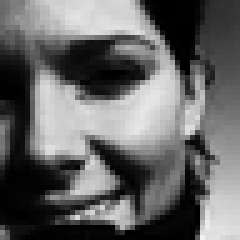
#> input picture test/happy/im1026.png, 48 x 48 px, found by its file name (shown 5 times larger); its folder holds 4 pictures in this run
$ jupyter execute --allow-errors uniform_LPQ.ipynb
#> lines starting #> are read from the running program, lines starting #| are printed output that depends on the picture
#> in draw_hists, img is the input picture: shape (48, 48); min 0, max 241, mean 101.6
[cell 1]
import os
import numpy as np
import skimage.io as io
import matplotlib.pyplot as plt
import cv2

[cell 2]
WINDOW_SIZE = 5
IMG_PATH_HAPPY = "./samples/happy"
IMG_PATH_SAD = "./samples/sad"

- We are extracting the frequencies in the coordinates (0, a)
 (a, 0)    (a, a)      (a, -a) -> in our case a is always the +ve neighbor frequecies of the origin -> a = 1

[cell 3]
def apply_LPQ(frame: np.ndarray, window_size: int) -> list:
    # 1- get the window slices
#> called with window_size = 5
    if(not (window_size % 2)):
        print("Error Window Size can't be Even")
        exit(1)

    a = window_size // 2    # radius of the window
    LPQ_hist = []
    # For all Pixels
    for row in range(a,frame.shape[0]-a):
        for col in range(a, frame.shape[1]-a):
            # 1- get the Window centered at the pixel
            window = frame[row-a:row+a+1, col-a:col+a+1]

            # 2- Find the STFT of this window
            img_fft = np.fft.fft2(window)
            img_fft = np.fft.fftshift(img_fft)

            # 3- Extract the 4 Frequencies of Interest
            freqs = img_fft[a-1:a+2, a:a+2]
            f1 = img_fft[a-1,a]
            f2 = img_fft[a,0]
            f3 = img_fft[a,a-1]
            f4 = img_fft[a-2,a-1]

            # 4- Build the V Vector -> Concatination of Frequencies
            V = [f1, f2, f3, f4]

            # 5- Build the W Vector concatination of imaginary and real parts
            W = np.concatenate((np.imag(V), np.real(V)))

            # 6- get the decimal Representatoin of the binary mapping
            b = (W > 0).astype('uint8')
            b = int(("".join(map(str, b))), 2)
            LPQ_hist.append(b)
#> after the loop, LPQ_hist = 1936 values, max 255 at index 235, min 0 at index 3, mean 117.6

    return LPQ_hist

### Testing LPQ
HAPPY ALL FACE ANALYSIS

[cell 4]
# Putting it all together
def draw_hists(dir, fn, *args):
    files = os.listdir(dir)
    num_images = len(files)
    c = 3
    r = num_images // 3
    r += num_images % 3
    fig = plt.figure(1, figsize=(15,10))
    idx = 1
    for f in files:
        img = cv2.imread(cv2.samples.findFile(os.path.join(dir, f)), cv2.IMREAD_GRAYSCALE)
        # Extract Lips position ??? -> Not Accurate but efficient in testing
        hist = fn(img, *args)
#> hist has the same summary as LPQ_hist in apply_LPQ
        arr = np.array(hist)
#> arr has the same summary as LPQ_hist in apply_LPQ
        h, x = np.histogram(arr, bins=256)
#> h = 256 values, max 99 at index 136, min 0 at index 12, mean 7.56; x = 257 values from 0 to 255
        ax = fig.add_subplot(r,c,idx)
        idx += 1
        ax.hist(h,bins=x)
        ax.title.set_text(f);

#### Histograms for LPQ of Full face processing -> HAPPY

[cell 5]
draw_hists(IMG_PATH_HAPPY, apply_LPQ, 5)
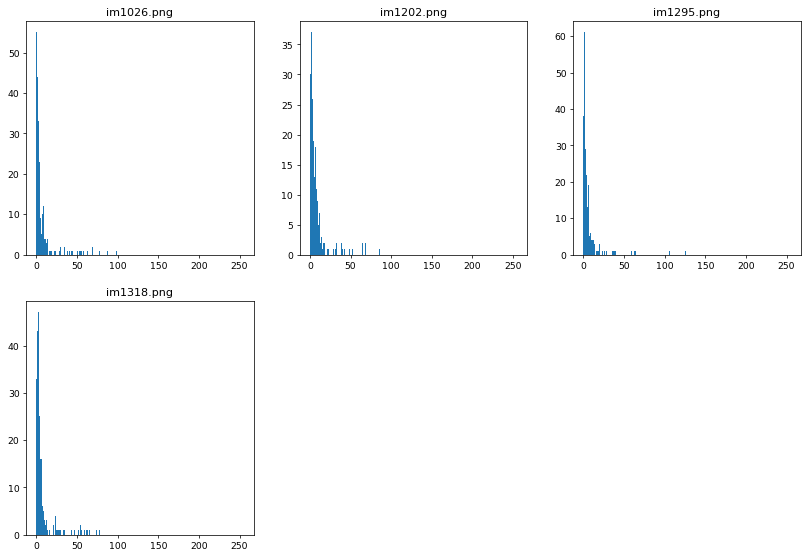
#> figure drawn by matplotlib, 4 panels; panel 1: tallest bar 55 high, from x = 0 to 0.996; panel 2: tallest bar 37 high, from x = 0.996 to 1.99; panel 3: tallest bar 61 high, from x = 0.996 to 1.99; panel 4: tallest bar 47 high, from x = 1.99 to 2.99

#### Histograms for LPQ of Full face processing -> SAD

#> (a cell that did not finish here is left out)
